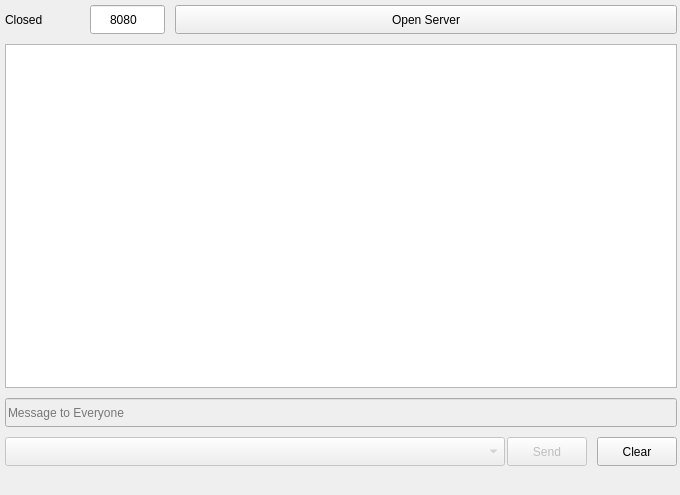
<?xml version="1.0" encoding="UTF-8"?>
<ui version="4.0">
 <class>MainWindow</class>
 <widget class="QMainWindow" name="MainWindow">
  <property name="geometry">
   <rect>
    <x>0</x>
    <y>0</y>
    <width>680</width>
    <height>495</height>
   </rect>
  </property>
  <property name="windowTitle">
   <string>Server</string>
  </property>
  <widget class="QWidget" name="centralwidget">
   <widget class="QWidget" name="verticalLayoutWidget">
    <property name="geometry">
     <rect>
      <x>0</x>
      <y>0</y>
      <width>682</width>
      <height>471</height>
     </rect>
    </property>
    <layout class="QVBoxLayout" name="verticalLayout">
     <property name="spacing">
      <number>10</number>
     </property>
     <property name="leftMargin">
      <number>5</number>
     </property>
     <property name="topMargin">
      <number>5</number>
     </property>
     <property name="rightMargin">
      <number>5</number>
     </property>
     <property name="bottomMargin">
      <number>5</number>
     </property>
     <item>
      <layout class="QHBoxLayout" name="horizontalLayout_2">
       <item>
        <widget class="QLabel" name="openedLabel">
         <property name="sizePolicy">
          <sizepolicy hsizetype="Preferred" vsizetype="Preferred">
           <horstretch>0</horstretch>
           <verstretch>0</verstretch>
          </sizepolicy>
         </property>
         <property name="minimumSize">
          <size>
           <width>75</width>
           <height>0</height>
          </size>
         </property>
         <property name="maximumSize">
          <size>
           <width>75</width>
           <height>16777215</height>
          </size>
         </property>
         <property name="text">
          <string>Closed</string>
         </property>
        </widget>
       </item>
       <item>
        <widget class="QLineEdit" name="portEdit">
         <property name="minimumSize">
          <size>
           <width>0</width>
           <height>29</height>
          </size>
         </property>
         <property name="maximumSize">
          <size>
           <width>75</width>
           <height>16777215</height>
          </size>
         </property>
         <property name="inputMask">
          <string>000000</string>
         </property>
         <property name="text">
          <string>8080</string>
         </property>
         <property name="maxLength">
          <number>6</number>
         </property>
         <property name="alignment">
          <set>Qt::AlignmentFlag::AlignCenter</set>
         </property>
         <property name="placeholderText">
          <string>Port</string>
         </property>
        </widget>
       </item>
       <item>
        <widget class="QPushButton" name="openServerButton">
         <property name="minimumSize">
          <size>
           <width>100</width>
           <height>29</height>
          </size>
         </property>
         <property name="text">
          <string>Open Server</string>
         </property>
        </widget>
       </item>
      </layout>
     </item>
     <item>
      <widget class="QListView" name="messageView">
       <property name="editTriggers">
        <set>QAbstractItemView::EditTrigger::NoEditTriggers</set>
       </property>
       <property name="selectionMode">
        <enum>QAbstractItemView::SelectionMode::NoSelection</enum>
       </property>
       <property name="selectionBehavior">
        <enum>QAbstractItemView::SelectionBehavior::SelectItems</enum>
       </property>
      </widget>
     </item>
     <item>
      <widget class="QLineEdit" name="messageEdit">
       <property name="enabled">
        <bool>false</bool>
       </property>
       <property name="minimumSize">
        <size>
         <width>0</width>
         <height>29</height>
        </size>
       </property>
       <property name="placeholderText">
        <string>Message to Everyone</string>
       </property>
      </widget>
     </item>
     <item>
      <layout class="QHBoxLayout" name="horizontalLayout">
       <property name="spacing">
        <number>10</number>
       </property>
       <item>
        <widget class="QComboBox" name="clientComboBox">
         <property name="enabled">
          <bool>false</bool>
         </property>
         <property name="minimumSize">
          <size>
           <width>500</width>
           <height>29</height>
          </size>
         </property>
         <property name="currentIndex">
          <number>-1</number>
         </property>
         <property name="placeholderText">
          <string>Select Client</string>
         </property>
        </widget>
       </item>
       <item>
        <widget class="QPushButton" name="sendButton">
         <property name="enabled">
          <bool>false</bool>
         </property>
         <property name="minimumSize">
          <size>
           <width>0</width>
           <height>29</height>
          </size>
         </property>
         <property name="text">
          <string>Send</string>
         </property>
        </widget>
       </item>
       <item>
        <widget class="QPushButton" name="clearMessageViewButton">
         <property name="minimumSize">
          <size>
           <width>0</width>
           <height>29</height>
          </size>
         </property>
         <property name="text">
          <string>Clear</string>
         </property>
        </widget>
       </item>
      </layout>
     </item>
    </layout>
   </widget>
  </widget>
  <widget class="QMenuBar" name="menubar">
   <property name="geometry">
    <rect>
     <x>0</x>
     <y>0</y>
     <width>680</width>
     <height>22</height>
    </rect>
   </property>
  </widget>
 </widget>
 <resources/>
 <connections/>
</ui>
